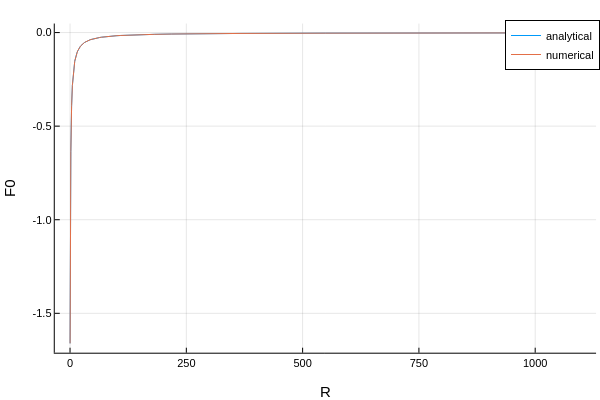

The cell this chart's notebook holds for it:
### Markdown cell above
### Make comparission plots

### Code cell
plot(grid=true, gridalpha=0.2)

# R = 0 is a problem for F0(R)
plot!(r_vec[2:end], F0.(r_vec[2:end]), label="analytical")
plot!(r_vec[2:end], F0_vec[2:end],     label="numerical")

xlabel!("R")
ylabel!("F0")

### Figure 1 — Plotly figure (JSON) as saved in the notebook; plotly's stock layout.template omitted (floating-point values rounded to 4 significant figures; data arrays with more than 128 entries replaced by an {"elided": "..."} marker saying what was removed)
{"data": [{"colorbar": {"len": 0.9143, "title": "", "x": 0.9934, "y": 0.533}, "legendgroup": "analytical", "line": {"color": "rgba(0, 154, 250, 1.000)", "dash": "solid", "shape": "linear", "width": 1}, "mode": "lines", "name": "analytical", "showlegend": true, "type": "scatter", "x": {"elided": "998 float values"}, "xaxis": "x", "y": {"elided": "998 float values"}, "yaxis": "y"}, {"colorbar": {"len": 0.9143, "title": "", "x": 0.9934, "y": 0.533}, "legendgroup": "numerical", "line": {"color": "rgba(227, 111, 71, 1.000)", "dash": "solid", "shape": "linear", "width": 1}, "mode": "lines", "name": "numerical", "showlegend": true, "type": "scatter", "x": {"elided": "998 float values"}, "xaxis": "x", "y": {"elided": "998 float values"}, "yaxis": "y"}], "layout": {"annotations": [], "height": 400, "legend": {"bgcolor": "rgba(255, 255, 255, 1.000)", "bordercolor": "rgba(0, 0, 0, 1.000)", "borderwidth": 1, "font": {"color": "rgba(0, 0, 0, 1.000)", "family": "sans-serif", "size": 11}, "title": {"font": {"color": "rgba(0, 0, 0, 1.000)", "family": "sans-serif", "size": 15}, "text": ""}, "tracegroupgap": 0, "traceorder": "normal", "x": 1, "xanchor": "auto", "y": 1, "yanchor": "auto"}, "margin": {"b": 20, "l": 0, "r": 0, "t": 20}, "paper_bgcolor": "rgba(255, 255, 255, 1.000)", "plot_bgcolor": "rgba(255, 255, 255, 1.000)", "showlegend": true, "width": 600, "xaxis": {"anchor": "y", "domain": [0.09128, 0.9934], "gridcolor": "rgba(0, 0, 0, 0.200)", "gridwidth": 0.5, "linecolor": "rgba(0, 0, 0, 1.000)", "mirror": false, "range": [-32.83, 1131.0], "showgrid": true, "showline": true, "showticklabels": true, "tickangle": 0, "tickcolor": "rgb(0, 0, 0)", "tickfont": {"color": "rgba(0, 0, 0, 1.000)", "family": "sans-serif", "size": 11}, "tickmode": "array", "ticks": "inside", "ticktext": ["0", "250", "500", "750", "1000"], "tickvals": [0, 250, 500, 750, 1000], "title": "R", "titlefont": {"color": "rgba(0, 0, 0, 1.000)", "family": "sans-serif", "size": 15}, "type": "-", "visible": true, "zeroline": false, "zerolinecolor": "rgba(0, 0, 0, 1.000)"}, "yaxis": {"anchor": "x", "domain": [0.07581, 0.9902], "gridcolor": "rgba(0, 0, 0, 0.200)", "gridwidth": 0.5, "linecolor": "rgba(0, 0, 0, 1.000)", "mirror": false, "range": [-1.71, 0.04822], "showgrid": true, "showline": true, "showticklabels": true, "tickangle": 0, "tickcolor": "rgb(0, 0, 0)", "tickfont": {"color": "rgba(0, 0, 0, 1.000)", "family": "sans-serif", "size": 11}, "tickmode": "array", "ticks": "inside", "ticktext": ["-1.5", "-1.0", "-0.5", "0.0"], "tickvals": [-1.5, -1, -0.5, 0], "title": "F0", "titlefont": {"color": "rgba(0, 0, 0, 1.000)", "family": "sans-serif", "size": 15}, "type": "-", "visible": true, "zeroline": false, "zerolinecolor": "rgba(0, 0, 0, 1.000)"}}}
